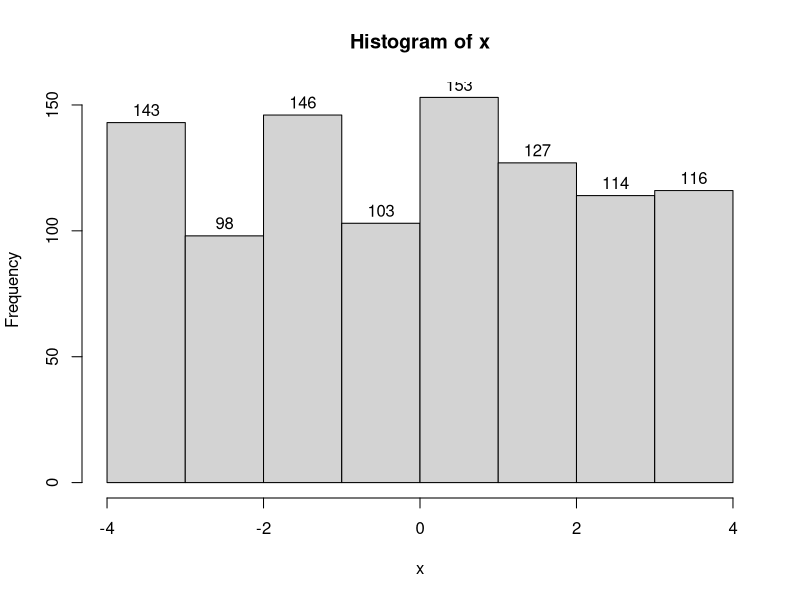

Source code (R):
# STAT 705, Spring 2023
# HW 01

# Liam Aumann

#Q1:
#68% of results should be within 1 sd of the mean
pnorm(5,2,3) - pnorm(-1,2,3)
#95% of results should be within 2 sd of the mean
pnorm(8,2,3) - pnorm(-4,2,3)
#99.7% of results should be within 3 sd of the mean
pnorm(11,2,3) - pnorm(-7,2,3)

#told in lecture to skip: "Are the empirical results close to the theoretical"

#Q2:
set.seed(4057) 
x = runif(1000,-4,4)  

y = hist(x, label=TRUE)
z = y$counts[1]

#Q3:
#a)
pnorm(2,1,2)-pnorm(1,1,2)
#b)

#c)
1-qnorm(.6,1,2)
#b = -0.50669

#d)
pnorm(-0.50669,1,2)
